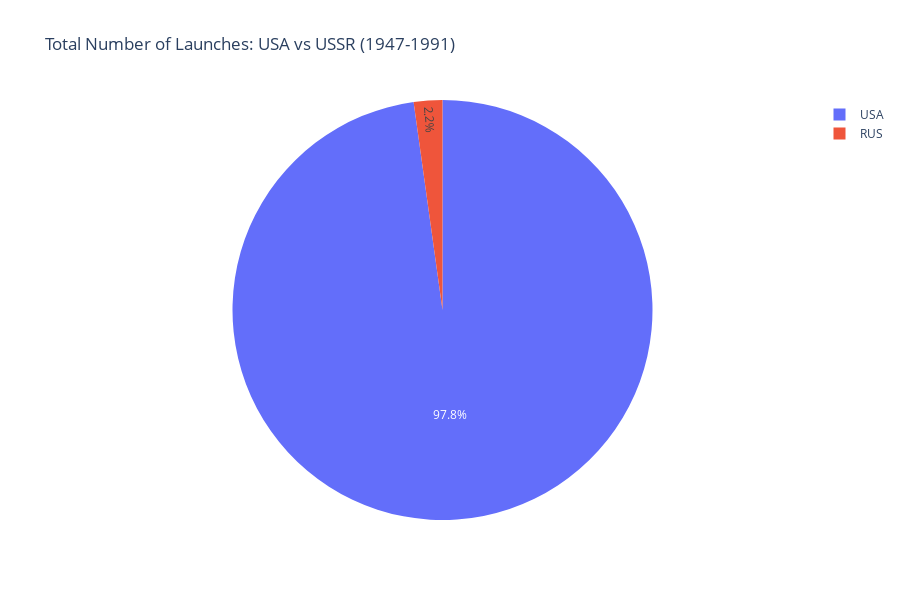

The notebook cell saved with this chart:
### Markdown cell above
## Create a Plotly Pie Chart comparing the total number of launches of the USSR and the USA

Hint: Remember to include former Soviet Republics like Kazakhstan when analysing the total number of launches.

### Code cell
# Filter for USA and USSR only
df_filtered = df_clean[df_clean['Country_Code'].isin(['USA', 'RUS'])]

# Filter for the years between 1947 and 1991
df_filtered = df_filtered[df_filtered['Date'].between(1947, 1991)]

# Count the total number of launches for each country
launch_counts = df_filtered['Country_Code'].value_counts()

# Create a Pie chart using Plotly
fig = px.pie(launch_counts,
             height=600, 
             names=launch_counts.index, 
             values=launch_counts.values, 
             title='Total Number of Launches: USA vs USSR (1947-1991)')

# Show the plot
fig.show()

### Figure 1 — Plotly figure (JSON) as saved in the notebook; plotly's stock layout.template omitted (floating-point values rounded to 4 significant figures)
{"data": [{"domain": {"x": [0, 1], "y": [0, 1]}, "hovertemplate": "Country_Code=%{label}<br>value=%{value}<extra></extra>", "labels": ["USA", "RUS"], "legendgroup": "", "name": "", "showlegend": true, "type": "pie", "values": [89, 2]}], "layout": {"height": 600, "legend": {"tracegroupgap": 0}, "title": {"text": "Total Number of Launches: USA vs USSR (1947-1991)"}}}
